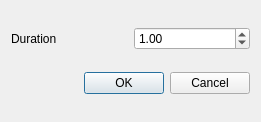
<?xml version="1.0" encoding="UTF-8"?>
<ui version="4.0">
 <class>Dialog</class>
 <widget class="QDialog" name="Dialog">
  <property name="geometry">
   <rect>
    <x>0</x>
    <y>0</y>
    <width>261</width>
    <height>122</height>
   </rect>
  </property>
  <property name="windowTitle">
   <string>Dialog</string>
  </property>
  <layout class="QGridLayout" name="gridLayout">
   <item row="0" column="0" colspan="2">
    <widget class="QLabel" name="label_5">
     <property name="text">
      <string>Duration</string>
     </property>
    </widget>
   </item>
   <item row="3" column="0" colspan="4">
    <widget class="QDialogButtonBox" name="buttonBox">
     <property name="orientation">
      <enum>Qt::Horizontal</enum>
     </property>
     <property name="standardButtons">
      <set>QDialogButtonBox::Cancel|QDialogButtonBox::Ok</set>
     </property>
    </widget>
   </item>
   <item row="0" column="2" colspan="2">
    <widget class="QDoubleSpinBox" name="durationSpinBox">
     <property name="minimum">
      <double>0.100000000000000</double>
     </property>
     <property name="value">
      <double>1.000000000000000</double>
     </property>
    </widget>
   </item>
  </layout>
 </widget>
 <resources/>
 <connections>
  <connection>
   <sender>buttonBox</sender>
   <signal>accepted()</signal>
   <receiver>Dialog</receiver>
   <slot>accept()</slot>
   <hints>
    <hint type="sourcelabel">
     <x>248</x>
     <y>254</y>
    </hint>
    <hint type="destinationlabel">
     <x>157</x>
     <y>274</y>
    </hint>
   </hints>
  </connection>
  <connection>
   <sender>buttonBox</sender>
   <signal>rejected()</signal>
   <receiver>Dialog</receiver>
   <slot>reject()</slot>
   <hints>
    <hint type="sourcelabel">
     <x>316</x>
     <y>260</y>
    </hint>
    <hint type="destinationlabel">
     <x>286</x>
     <y>274</y>
    </hint>
   </hints>
  </connection>
 </connections>
</ui>
